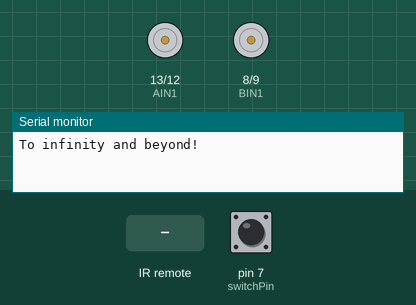
Recording of a sketch running on a simulated Arduino Uno, built with avr-gcc and run on an emulated ATmega328P. Shown: motor-driver pin pairs drawn as motors (green arrow = first pin HIGH = forward, orange = second pin HIGH = backward, longer = more drive, scaled by the enable pin), the last lines printed to the serial monitor. Inputs (shaded band) come from the test bench; at power-on: pin 7 (switchPin) HIGH.

Above: at 1.2 s.
1.3 s: infrared code 0xAD52FF00 received
At 1.5 s:
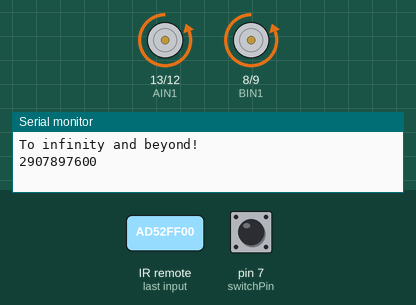
4.3 s: infrared code 0xE718FF00 received
5.8 s: infrared code 0xF708FF00 received
At 6.1 s:
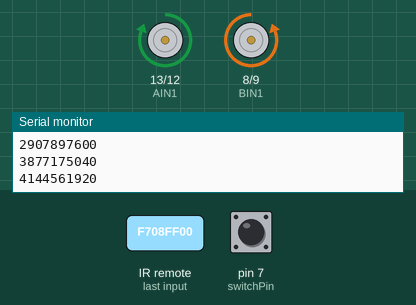
7.3 s: infrared code 0xA55AFF00 received
At 8.5 s:
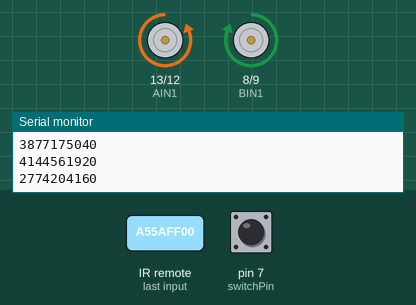
8.8 s: pin 7 (switchPin) pulled LOW for 0.15 s
At 10.2 s:
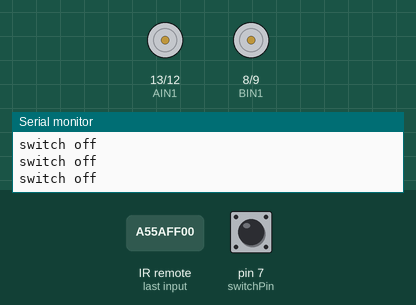
Timing chart, 0 to 11.8 s (numbered marks = the images above; inputs shaded):
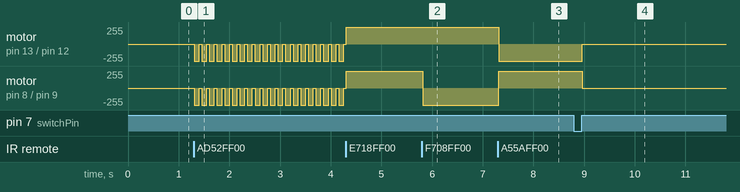

Measured:
- after the input at 1.3 s, motor on pin 13 (AIN1) / pin 12 (AIN2), motor on pin 8 (BIN1) / pin 9 (BIN2): alternates backward 255/255 for 0.10 s and stopped for 0.05 s, starting at once
- after the input at 5.8 s, motor on pin 8 (BIN1) / pin 9 (BIN2): forward 255/255 → backward 255/255 at once
- after the input at 7.3 s, motor on pin 13 (AIN1) / pin 12 (AIN2): forward 255/255 → backward 255/255 at once; motor on pin 8 (BIN1) / pin 9 (BIN2): backward 255/255 → forward 255/255 at once
- after the input at 8.8 s, motor on pin 13 (AIN1) / pin 12 (AIN2): backward 255/255 → stopped after 0.16 s; motor on pin 8 (BIN1) / pin 9 (BIN2): forward 255/255 → stopped after 0.16 s

The sketch:

robot3.ino
```cpp
#include <IRremote.h>  // Include the IRremote library

// IR remote control pin
const int IR_PIN = 4;

// IR remote control codes
const unsigned long FORWARD_CODE = 3877175040;
const unsigned long BACKWARD_CODE = 2907897600;
const unsigned long LEFT_CODE = 4144561920;
const unsigned long RIGHT_CODE = 2774204160;
const unsigned long STOP_CODE = 3810328320;

// Motor control pins
const int AIN1 = 13;
const int AIN2 = 12;
const int PWMA = 11;
const int BIN1 = 8;
const int BIN2 = 9;
const int PWMB = 10;

int switchPin = 7;             //switch to turn the robot on and off

// Robot behavior variables
int backupTime = 100;
int turnTime = 200;
int SPPED = 255;


// IR receiver instance
IRrecv irReceiver(IR_PIN);

// Robot states
enum RobotState {
  IDLE,
  FORWARD,
  BACKWARD,
  TURN_LEFT,
  TURN_RIGHT
};

RobotState currentState = IDLE;

void setup()
{

  pinMode(AIN1, OUTPUT);
  pinMode(AIN2, OUTPUT);
  pinMode(PWMA, OUTPUT);
  pinMode(BIN1, OUTPUT);
  pinMode(BIN2, OUTPUT);
  pinMode(PWMB, OUTPUT);
  pinMode(switchPin, INPUT_PULLUP);   //set this as a pullup to sense whether the switch is flipped

  irReceiver.enableIRIn();

  Serial.begin(9600);
  Serial.println("To infinity and beyond!");
}

void loop()
{
  if (digitalRead(switchPin) == LOW)
  {  currentState = IDLE;
      Serial.println("switch off");
    return;
  }
    if (irReceiver.decode()) {
      unsigned long code = irReceiver.decodedIRData.decodedRawData;
      Serial.println(code);
      switch (code) {
        case FORWARD_CODE:
          currentState = FORWARD;
          break;
        case BACKWARD_CODE:
          currentState = BACKWARD;
          break;
        case LEFT_CODE:
          currentState = TURN_LEFT;
          break;
        case RIGHT_CODE:
          currentState = TURN_RIGHT;
          break;
        case STOP_CODE:
          currentState = IDLE;
          break;
      }

      irReceiver.resume();
    }

  executeState(currentState);

  delay(50);
}

void executeState(RobotState state)
{
  switch (state) {
    case IDLE:
      stopRobot();
      break;
    case FORWARD:
      driveForward();
      break;
    case BACKWARD:
      driveBackward();
      break;
    case TURN_LEFT:
      turnLeft();
      break;
    case TURN_RIGHT:
      turnRight();
      break;
  }
}


void driveForward()
{
  rightMotor(SPPED);
  leftMotor(SPPED);
}

void driveBackward()
{
  rightMotor(-SPPED);
  leftMotor(-SPPED);
  delay(backupTime);
  stopRobot();
}

void turnLeft()
{
  rightMotor(SPPED);
  leftMotor(-SPPED);
  delay(turnTime);
}

void turnRight()
{
  rightMotor(-SPPED);
  leftMotor(SPPED);
  delay(turnTime);
}

void stopRobot()
{
  rightMotor(0);
  leftMotor(0);
}

void rightMotor(int motorSPPED)
{
  if (motorSPPED > 0) {
    digitalWrite(AIN1, HIGH);
    digitalWrite(AIN2, LOW);
  } else if (motorSPPED < 0) {
    digitalWrite(AIN1, LOW);
    digitalWrite(AIN2, HIGH);
  } else {
    digitalWrite(AIN1, LOW);
    digitalWrite(AIN2, LOW);
  }

  analogWrite(PWMA, abs(motorSPPED));
}

void leftMotor(int motorSPPED)
{
  if (motorSPPED > 0) {
    digitalWrite(BIN1, HIGH);
    digitalWrite(BIN2, LOW);
  } else if (motorSPPED < 0) {
    digitalWrite(BIN1, LOW);
    digitalWrite(BIN2, HIGH);
  } else {
    digitalWrite(BIN1, LOW);
    digitalWrite(BIN2, LOW);
  }

  analogWrite(PWMB, abs(motorSPPED));
}
```
